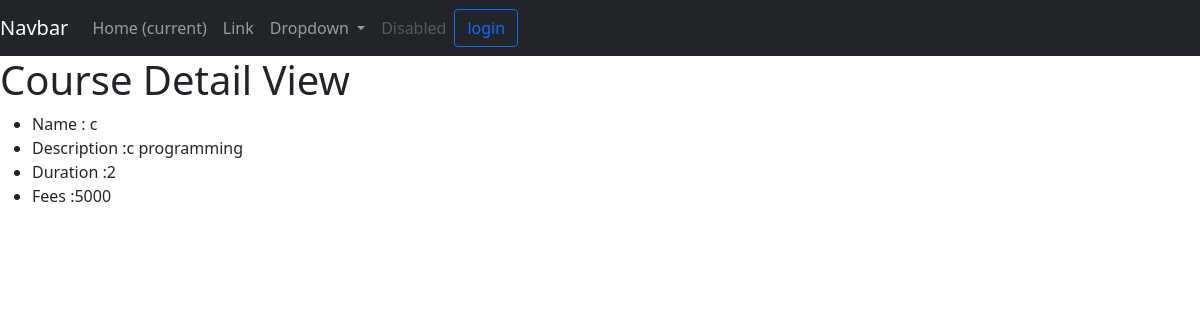
Screenshot of /course/detail/6 with the database file from the repository.
### course/models.py (models this page shows, shortened)
class course_master(models.Model):
    name=models.CharField(max_length=30)
    duration=models.IntegerField()
    description=models.TextField()
    fees=models.IntegerField()

### course/views.py (the view)
# urls.py: path("detail/<int:pk>",views.CourseDetailView.as_view(),name="course-detail"),
class CourseDetailView(DetailView):
    model = course_master

### course/templates/course/course_master_detail.html
{% extends "course/layout.html" %}
{% block body %}
    <h1> Course Detail View  </h1>
    <ul>
        <li> Name : {{ object.name }}</li>
        <li> Description :{{ object.description }}</li>
        <li> Duration :{{ object.duration }}</li>
        <li> Fees :{{ object.fees }}</li>
    </ul>
{% endblock %}

### rows the page displays
course_master: name "c", description "c programming", duration "2", fees "5000"
